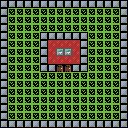

Rendered tile map (Tiled .tmx) drawn with the repository's tilesets; below, a short description and the full map source, tile grids included:
An orthogonal 16x16 tile map with 8x8 px tiles, 1 tile layer (Tile Layer 1).

<map version="1.4" tiledversion="1.4.3" orientation="orthogonal" renderorder="right-down" width="16" height="16" tilewidth="8" tileheight="8" infinite="0" nextlayerid="2" nextobjectid="1">
 <editorsettings>
  <export target="maptest2.csv" format="csv" />
 </editorsettings>
 <tileset firstgid="1" source="mapeditortiles.tsx" />
 <layer id="1" name="Tile Layer 1" width="16" height="16">
  <data encoding="csv">
17,17,17,17,17,17,17,17,17,17,17,17,17,17,17,17,
17,2,2,2,2,2,2,2,2,2,2,2,2,2,2,17,
17,2,2,2,2,2,2,2,2,2,2,2,2,2,2,17,
17,2,2,2,2,2,2,2,2,2,2,2,2,2,2,17,
17,2,2,2,2,17,17,17,17,17,17,2,2,2,2,17,
17,2,2,2,2,17,3,3,3,3,17,2,2,2,2,17,
17,2,2,2,2,17,3,18,18,3,17,2,2,2,2,17,
17,2,2,2,2,17,3,3,3,3,17,2,2,2,2,17,
17,2,2,2,2,17,17,33,33,17,17,2,2,2,2,17,
17,2,2,2,2,2,2,2,2,2,2,2,2,2,2,17,
17,2,2,2,2,2,2,2,2,2,2,2,2,2,2,17,
17,2,2,2,2,2,2,2,2,2,2,2,2,2,2,17,
17,2,2,2,2,2,2,2,2,2,2,2,2,2,2,17,
17,2,2,2,2,2,2,2,2,2,2,2,2,2,2,17,
17,2,2,2,2,2,2,2,2,2,2,2,2,2,2,17,
17,17,17,17,17,17,17,17,17,17,17,17,17,17,17,17
</data>
 </layer>
</map>